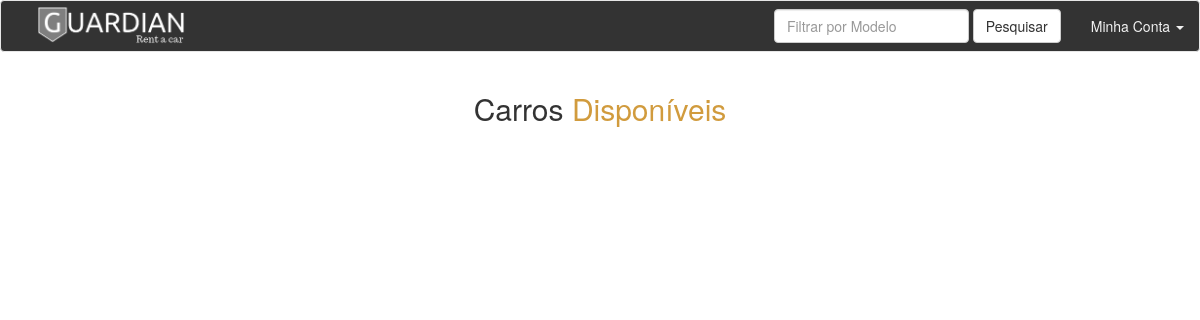
The app's page /Views/cliente/lista_carros.php (signed in), older data.
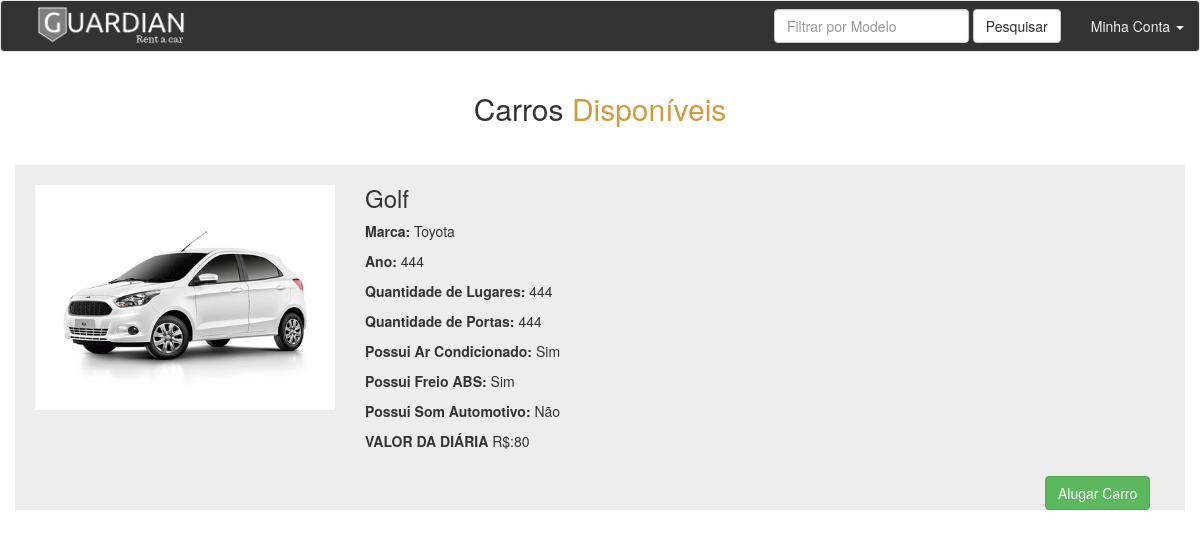
The same page, newer data.
### tables this page shows
CREATE TABLE `tb_veiculo` (
  `id` int(11) NOT NULL,
  `car_brand` varchar(30) NOT NULL,
  `car_model` varchar(30) NOT NULL,
  `year` int(11) NOT NULL,
  `seats_qtd` int(11) NOT NULL,
  `air_cond` varchar(3) NOT NULL,
  `abs` varchar(3) NOT NULL,
  `sound` varchar(3) NOT NULL,
  `door_qtd` int(11) NOT NULL,
  `status` varchar(30) NOT NULL,
  `rent_date` datetime NOT NULL,
  `return_date` datetime NOT NULL,
  `value` float NOT NULL,
  `chassi` varchar(17) NOT NULL,
  `board` varchar(7) NOT NULL
);

### Views/cliente/lista_carros.php (the view, shortened to what this page needs)
<?php
  include('../../Config/config.php');
?>
<!DOCTYPE html>
<html lang="en">
<head>
    <link rel="stylesheet" href="../../Assets/bootstrap-3.3.7-dist/css/bootstrap.min.css">
    <link rel="stylesheet" href="../../Assets/css/main.css">
</head>
<body>
	<nav class="navbar navbar-default">
		<div class="container-fluid">
		  <div class="navbar-header">
			<a class="navbar-brand" href="#"><img src="../../Assets/img/logo_bg_none.png" id="logo" alt=""></a>
		  </div>
			<ul class="nav navbar-nav navbar-right">
				<form class="navbar-form navbar-left" action="" method="POST">
						<div class="form-group">
							<input type="text" class="form-control" name="model" placeholder="Filtrar por Modelo">
						</div>
					<input type="submit" class="btn btn-default" value="Pesquisar">
				</form>
			  <li class="dropdown">
				<a href="#" class="dropdown-toggle" data-toggle="dropdown" role="button" style="color:#f1f1f1 !important;" aria-haspopup="true" aria-expanded="false">Minha Conta <span class="caret"></span></a>
			  </li>
			</ul>
		  </div>
	  </nav>
	<main class="container">
		<h2 class="text-center">Carros <span style="color: #d19b3d;">Disponíveis</span></h2>
		<?php
			$rent_date = $_POST['rent_date'];
			$return_date = $_POST['return_date'];
			if (isset($_POST['model'])) {
				$sql = "SELECT * FROM tb_veiculo WHERE car_model = '{$_POST['model']}' AND return_date BETWEEN date('{$rent_date}') AND date('{$return_date}') ";
			} else {
				$sql = "SELECT * FROM tb_veiculo WHERE return_date BETWEEN date('{$rent_date}') AND date('{$return_date}')";
			}
			$res_vehicles = mysqli_query($CON, $sql);
			function gambiarra($palavra){
				if ($palavra == 'nao') {
					return "Não";
				} else {
					return "Sim";
				}
			}
			while ($row = $res_vehicles->fetch_assoc()) {
                echo '<div class="row"> <div class="card"> <div class="card-img"> <img src="../../Assets/img/placeholder-car.png" alt="car"> </div>';
                echo '<div class="card-text"> <h3>'.ucwords($row['car_model']).'</h3>';
                echo '<p><b>Marca:</b>&nbsp;'.ucwords($row['car_brand']).'</p>';
                echo '<p><b>Ano:</b>&nbsp;'.$row['year'].'</p>';
                echo '<p><b>Quantidade de Lugares:</b>&nbsp;'.$row['seats_qtd'].'</p>';
                echo '<p><b>Quantidade de Portas:</b>&nbsp;'.$row['door_qtd'].'</p>';
                echo '<p><b>Possui Ar Condicionado:</b>&nbsp;'.gambiarra($row['air_cond']).'</p>';
                echo '<p><b>Possui Freio ABS:</b>&nbsp;'.gambiarra($row['abs']).'</p>';
                echo '<p><b>Possui Som Automotivo:</b>&nbsp;'.gambiarra($row['sound']).'</p>';
                echo '<p><b>VALOR DA DIÁRIA </b>R$:'.$row['value'].'</p>';
								$x = $row['id'];
                echo '<div class="botoes"> <a href="efetuar_locacao.php?x='.$x.'" class="btn btn-login btn-success">Alugar Carro</a>';
                echo '</div></div></div></div>';
            }
		?>
	</main>
</body>
</html>

### Assets/css/main.css (style rules this page uses)
#logo { width: 15rem; margin-top: -1rem; margin-left: 2rem; }
.navbar { background-color: rgba(0, 0, 0, 0.8); }
.btn-login { float: right; margin-top: 1.5rem; }
.card { margin-top: 3rem; background-color: #ededed; display: flex; flex-direction: row; }
.card-img img { width: 30rem; margin-left: 2rem; margin-top: 2rem; margin-bottom: 2rem; }
.card-text { margin-left: 3rem; }
.botoes { display: inline; margin-left: 68rem; }

Row changes from the older to the newer data that the page shows:
added tb_veiculo: car_model "Golf", car_brand "Toyota", year "444", seats_qtd "444", door_qtd "444", air_cond "Sim", abs "Sim", sound "Não", value "80"
